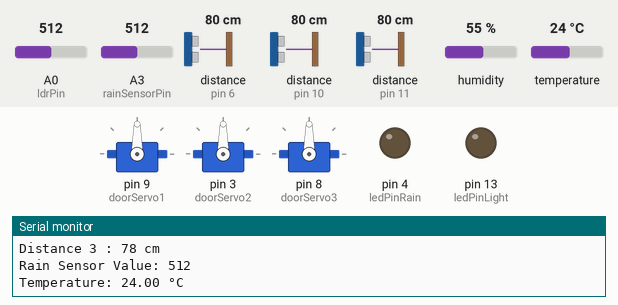
This sketch was run on a simulated Arduino Uno, built with avr-gcc and run on an emulated ATmega328P. Parts: 3 × servo, output pins drawn as LEDs (lit = HIGH), the last lines printed to the serial monitor. Wiring (inferred from the names in the program): 3 × ultrasonic range finder: trigger pin 5, echo pin 10 / trigger pin 7, echo pin 6 / trigger pin 12, echo pin 11. The test bench sets the inputs (shaded band); at power-on: A0 (ldrPin) = 512, distance to the obstacle (sensors on pin 6, pin 10, pin 11) 80 cm, A3 (rainSensorPin) = 512, humidity 55 %, temperature 24 °C. The echo pulse lasts 58.3 µs per cm; pins used as bus, display or sensor lines are not drawn.

Above: at 3.8 s.
3.9 s: A0 (ldrPin) set to 158
At 6.5 s:
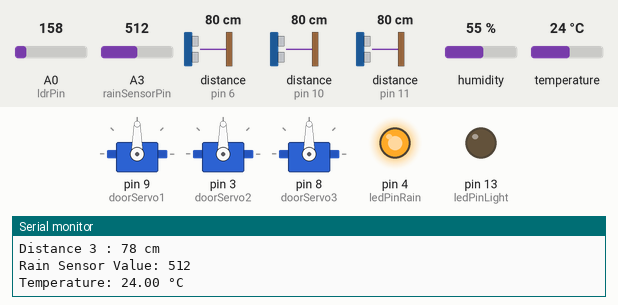
8.4 s: A0 (ldrPin) set to 135
At 11.1 s:
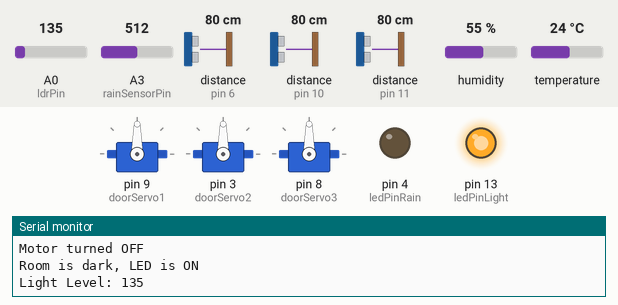
16.3 s: distance to the obstacle (sensor on pin 6) set to 18 cm
20.3 s: distance to the obstacle (sensor on pin 6) set to 15 cm
At 23.2 s:
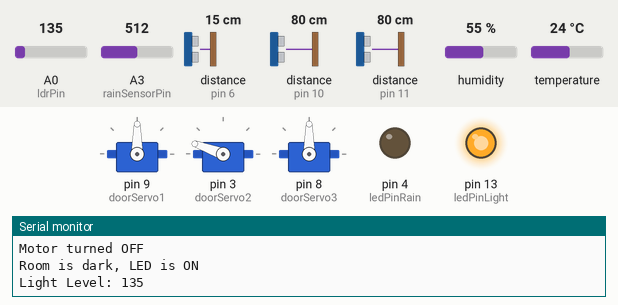
26.6 s: distance to the obstacle (sensor on pin 10) set to 18 cm
30.6 s: distance to the obstacle (sensor on pin 10) set to 14 cm
At 32.4 s:
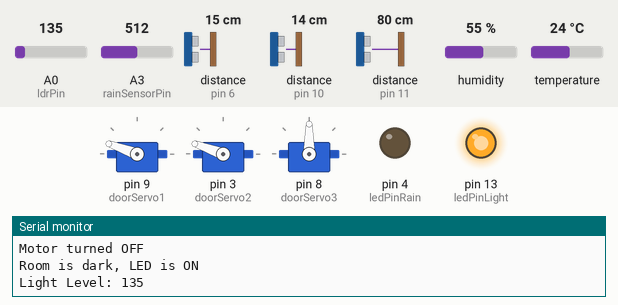
Timing chart, 0 to 35.8 s (numbered marks = the images above; inputs shaded):
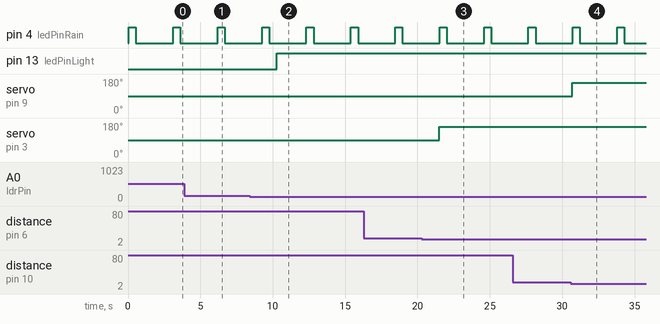

Measured:
- the behaviour switches between 151 and 150 on A0 (ldrPin) (found by bisection; images 1 and 2)
- the behaviour switches between 17 and 16 cm on distance to the obstacle (sensor on pin 6) (found by bisection; images 2 and 3)
- the behaviour switches between 17 and 16 cm on distance to the obstacle (sensor on pin 10) (found by bisection; images 3 and 4)
- after the input at 8.4 s, pin 13 (ledPinLight): LOW → HIGH after 1.9 s
- after the input at 20.3 s, servo on pin 3 (doorServo2): 90° → 160° after 1.2 s
- after the input at 30.6 s, servo on pin 9 (doorServo1): 90° → 160° after 0.08 s
- by itself, pin 4 (ledPinRain): alternates HIGH for 0.50 s and LOW for 2.6 s

The sketch:

Smart_Home_Code.ino
```cpp
#include <Servo.h>

int echoPin1 = 10;
int trigPin1 = 5;
long duration1; // sound wave
int distance1;  // Distance measurement
Servo doorServo1;
bool isDoor1Open = false; // Track the door state

int echoPin2 = 6;  // Echo pin for the second ultrasonic sensor
int trigPin2 = 7;   // Trigger pin for the second ultrasonic sensor
long duration2;     // Variable for sound wave for the second sensor
int distance2;      // Distance measurement for the second sensor
Servo doorServo2;   // Create a Servo object for the second door
bool isDoor2Open = false; // Track the state of the second door

int echoPin3 = 11;  // Echo pin for the third ultrasonic sensor
int trigPin3 = 12;   // Trigger pin for the third ultrasonic sensor
long duration3;     // Variable for sound wave for the third sensor
int distance3;      // Distance measurement for the third sensor
Servo doorServo3;   // Create a Servo object for the third door
bool isDoor3Open = false; // Track the state of the third door

int ledPinRain = 4;      // Define the LED pin for rain sensor
int rainSensorPin = A3;  // Define the rain sensor pin
int motorPin = 1;        // Pin to control the motor
int fanThreshold = 29;   // Temperature threshold to turn on the motor (adjust as needed)

#include <DHT.h>

#define DHTPIN 2         // Pin where the temp sensor is connected
#define DHTTYPE DHT22    // DHT 22 (AM2302) sensor type

DHT dht(DHTPIN, DHTTYPE);

const int ledPinLight = 13; // LED pin for light sensor
const int ldrPin = A0;      // LDR pin
int light = 0;

void setup() {
  pinMode(trigPin1, OUTPUT);
  pinMode(echoPin1, INPUT);
  doorServo1.attach(9); // Attach the servo to pin 9

  pinMode(trigPin2, OUTPUT);// ultrasonic 2
  pinMode(echoPin2, INPUT);//ultrasonic 2
  doorServo2.attach(3); // servo 2 pin

  pinMode(trigPin3, OUTPUT);
  pinMode(echoPin3, INPUT);
  doorServo3.attach(8); // Attach the servo for the third door to pin 8


  pinMode(ledPinRain, OUTPUT); // Set the LED pin for rain sensor as an output
  pinMode(ledPinLight, OUTPUT);// Set the LED pin for light sensor as an output
  pinMode(motorPin, OUTPUT);   // Set the motor pin as an output
  dht.begin();                // Initialize the DHT sensor
  pinMode(ldrPin, INPUT);     // Initialize the LDR pin as an input
  Serial.begin(9600);         // Enable serial monitor
}

void loop() {
  digitalWrite(trigPin1, LOW);  // Clears trigPin condition.
  delayMicroseconds(2);
  digitalWrite(trigPin1, HIGH); // Sets trigPin high for 10 microseconds.
  delayMicroseconds(10);
  digitalWrite(trigPin1, LOW);

  duration1 = pulseIn(echoPin1, HIGH); // Returns sound wave travel time in microseconds
  distance1 = duration1 * 0.034 / 2;  // Calculating the distance: sound wave / 2

  Serial.print("Distance 1 : ");
  Serial.print(distance1);
  Serial.println(" cm");

  if (distance1 <= 15) {
    // Open the door when the distance is less than or equal to 50 cm
    if (!isDoor1Open) {
      doorServo1.write(160); // Adjust the servo position to open the door (90 degrees)
      isDoor1Open = true; // Set the door state to open
    }
  } else {
    // Close the door if it's open and the distance exceeds 50 cm
    if (isDoor1Open) {
      doorServo1.write(0); // Close the door by resetting the servo position (0 degrees)
      isDoor1Open = false; // Set the door state to closed
    }
  }

  digitalWrite(trigPin2, LOW);  // Clears trigPin2 condition.
  delayMicroseconds(2);
  digitalWrite(trigPin2, HIGH); // Sets trigPin2 high for 10 microseconds.
  delayMicroseconds(10);
  digitalWrite(trigPin2, LOW);

  duration2 = pulseIn(echoPin2, HIGH); // Returns sound wave travel time in microseconds
  distance2 = duration2 * 0.034 / 2;  // Calculating the distance: sound wave / 2

  Serial.print("Distance 2 : ");
  Serial.print(distance2);
  Serial.println(" cm");

  if (distance2 <= 15) {
    // Open the second door when the distance is less than or equal to 50 cm
    if (!isDoor2Open) {
      doorServo2.write(160); // Adjust the servo position to open the second door (90 degrees)
      isDoor2Open = true; // Set the state of the second door to open
    }
  } else {
    // Close the second door if it's open and the distance exceeds 50 cm
    if (isDoor2Open) {
      doorServo2.write(0); // Close the second door by resetting the servo position (0 degrees)
      isDoor2Open = false; // Set the state of the second door to closed
    }
  }

  digitalWrite(trigPin3, LOW);
  delayMicroseconds(2);
  digitalWrite(trigPin3, HIGH);
  delayMicroseconds(10);
  digitalWrite(trigPin3, LOW);

  duration3 = pulseIn(echoPin3, HIGH);
  distance3 = duration3 * 0.034 / 2;

  Serial.print("Distance 3 : ");
  Serial.print(distance3);
  Serial.println(" cm");

  // Control the third door
  if (distance3 <= 10) {
    if (!isDoor3Open) {
      doorServo3.write(120);
      isDoor3Open = true;
    }
  } else {
    if (isDoor3Open) {
      doorServo3.write(0);
      isDoor3Open = false;
    }
  }

  int value = analogRead(rainSensorPin);   // Read analog value from the rain sensor
  float temperature = dht.readTemperature();// Read temperature in Celsius
  int ldrStatus = analogRead(ldrPin);       // Read the status of the LDR value

  Serial.print("Rain Sensor Value: ");
  Serial.println(value);                    // Print the rain sensor value to the serial monitor

  Serial.print("Temperature: ");
  Serial.print(temperature);
  Serial.println(" °C");

  if (value < 900) { // Check if the value is less than 600 (indicating heavy rain)
    blinkLED(ledPinRain); // Call the blinkLED function to blink the rain LED
    Serial.println("Heavy rain detected");
  } else {
    digitalWrite(ledPinRain, LOW); // Turn off the rain LED if it's not heavy rain
  }

  // Check if the temperature exceeds the threshold
  if (!isnan(temperature) && temperature > fanThreshold) {
    // Turn on the motor
    digitalWrite(motorPin, HIGH);
    Serial.println("Motor turned ON");
  } else {
    // Turn off the motor
    digitalWrite(motorPin, LOW);
    Serial.println("Motor turned OFF");
  }

  // Check light level and control the light LED
  if (ldrStatus <= 150) {
    digitalWrite(ledPinLight, HIGH); // Turn on the light LED
    Serial.println("Room is dark, LED is ON");
  } else {
    digitalWrite(ledPinLight, LOW); // Turn off the light LED if it's bright
    Serial.println("Room is bright, LED is OFF");
  }

  Serial.print("Light Level: ");
  Serial.println(ldrStatus);

  delay(2000); // Delay between readings
}

void blinkLED(int pin) {
  // Blink the LED on and off
  digitalWrite(pin, HIGH); // Turn on the LED
  delay(500);               // Delay for half a second (500 milliseconds)
  digitalWrite(pin, LOW);  // Turn off the LED
  delay(500);               // Delay for half a second (500 milliseconds)
}
```
